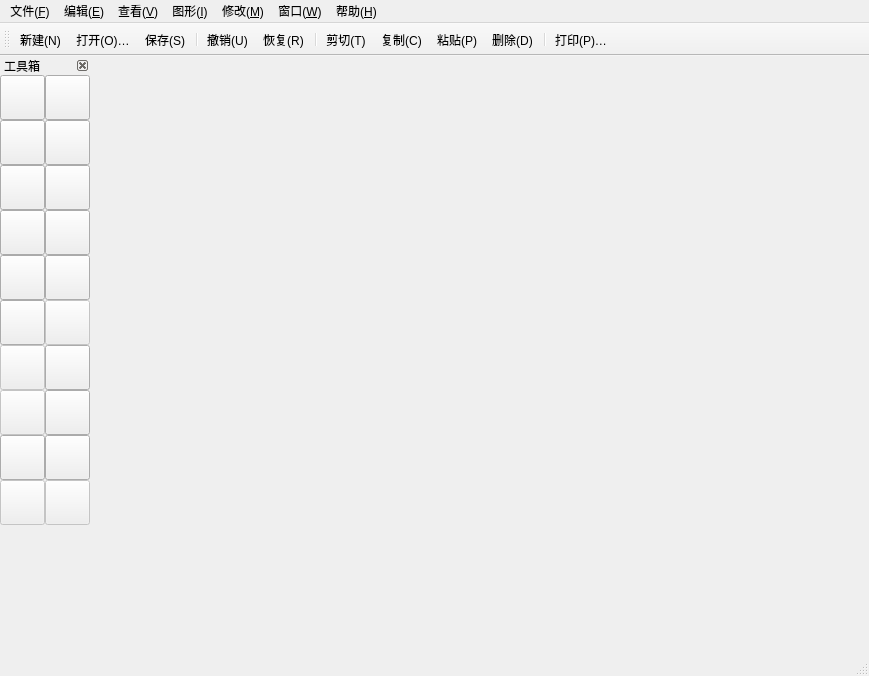
<?xml version="1.0" encoding="UTF-8"?>
<ui version="4.0">
 <class>MainWindow</class>
 <widget class="QMainWindow" name="MainWindow">
  <property name="geometry">
   <rect>
    <x>0</x>
    <y>0</y>
    <width>869</width>
    <height>676</height>
   </rect>
  </property>
  <property name="mouseTracking">
   <bool>true</bool>
  </property>
  <property name="tabletTracking">
   <bool>false</bool>
  </property>
  <property name="windowTitle">
   <string>MainWindow</string>
  </property>
  <widget class="QWidget" name="centralWidget">
   <widget class="DrawWidget" name="widget" native="true">
    <property name="enabled">
     <bool>true</bool>
    </property>
    <property name="geometry">
     <rect>
      <x>0</x>
      <y>0</y>
      <width>771</width>
      <height>571</height>
     </rect>
    </property>
    <property name="mouseTracking">
     <bool>true</bool>
    </property>
    <property name="focusPolicy">
     <enum>Qt::ClickFocus</enum>
    </property>
   </widget>
  </widget>
  <widget class="QMenuBar" name="menuBar">
   <property name="geometry">
    <rect>
     <x>0</x>
     <y>0</y>
     <width>869</width>
     <height>26</height>
    </rect>
   </property>
   <widget class="QMenu" name="menu_F">
    <property name="title">
     <string>文件(&amp;F)</string>
    </property>
    <addaction name="action_newfile"/>
    <addaction name="action_open"/>
    <addaction name="action_close"/>
    <addaction name="action_save"/>
    <addaction name="action_save_as"/>
    <addaction name="separator"/>
    <addaction name="action_out_image"/>
    <addaction name="separator"/>
    <addaction name="action_print"/>
    <addaction name="action_print_preview"/>
    <addaction name="action_print_set"/>
    <addaction name="separator"/>
    <addaction name="separator"/>
   </widget>
   <widget class="QMenu" name="menu_E">
    <property name="title">
     <string>编辑(&amp;E)</string>
    </property>
    <addaction name="action_revoke"/>
    <addaction name="action_recovery"/>
    <addaction name="separator"/>
    <addaction name="action_shear"/>
    <addaction name="action_copy"/>
    <addaction name="action_paste"/>
    <addaction name="action_delete"/>
   </widget>
   <widget class="QMenu" name="menu_V">
    <property name="title">
     <string>查看(&amp;V)</string>
    </property>
    <addaction name="action_toolbar"/>
    <addaction name="action_statubar"/>
    <addaction name="separator"/>
    <addaction name="action_toolbox"/>
    <addaction name="action_attribute_panel"/>
   </widget>
   <widget class="QMenu" name="menu_I">
    <property name="title">
     <string>图形(&amp;I)</string>
    </property>
    <addaction name="action_line"/>
    <addaction name="action_broken_line"/>
    <addaction name="action_rect"/>
    <addaction name="action_ellipse"/>
    <addaction name="action_curve"/>
    <addaction name="action_polygon"/>
   </widget>
   <widget class="QMenu" name="menu_M">
    <property name="title">
     <string>修改(&amp;M)</string>
    </property>
    <widget class="QMenu" name="menu_T">
     <property name="title">
      <string>转换(&amp;T)</string>
     </property>
     <addaction name="action_scale"/>
     <addaction name="action_rotate"/>
     <addaction name="separator"/>
     <addaction name="action_90_clockwise"/>
     <addaction name="action_90_anti_clockwise"/>
     <addaction name="action_180rotate"/>
     <addaction name="separator"/>
     <addaction name="action_horizontal_flip"/>
     <addaction name="action_vertical_flip"/>
    </widget>
    <widget class="QMenu" name="menu_C">
     <property name="geometry">
      <rect>
       <x>650</x>
       <y>195</y>
       <width>161</width>
       <height>237</height>
      </rect>
     </property>
     <property name="title">
      <string>颜色(&amp;C)</string>
     </property>
     <addaction name="action_ink_bottle"/>
     <addaction name="action_paint_pot"/>
     <addaction name="action_straw"/>
     <addaction name="separator"/>
     <addaction name="action_depict_color"/>
     <addaction name="action_fill_color"/>
     <addaction name="action_default_color"/>
     <addaction name="action_no_color"/>
    </widget>
    <widget class="QMenu" name="menu_O">
     <property name="title">
      <string>排序(&amp;O)</string>
     </property>
     <addaction name="action_move_top"/>
     <addaction name="action_move_up"/>
     <addaction name="action_move_down"/>
     <addaction name="action_move_bottom"/>
    </widget>
    <addaction name="action_select"/>
    <addaction name="action_adjust"/>
    <addaction name="menu_T"/>
    <addaction name="menu_C"/>
    <addaction name="separator"/>
    <addaction name="menu_O"/>
   </widget>
   <widget class="QMenu" name="menu_W">
    <property name="title">
     <string>窗口(&amp;W)</string>
    </property>
   </widget>
   <widget class="QMenu" name="menu_H">
    <property name="title">
     <string>帮助(&amp;H)</string>
    </property>
    <addaction name="action_use"/>
    <addaction name="action_about"/>
   </widget>
   <addaction name="menu_F"/>
   <addaction name="menu_E"/>
   <addaction name="menu_V"/>
   <addaction name="menu_I"/>
   <addaction name="menu_M"/>
   <addaction name="menu_W"/>
   <addaction name="menu_H"/>
  </widget>
  <widget class="QStatusBar" name="statusBar"/>
  <widget class="QToolBar" name="toolBar">
   <property name="windowTitle">
    <string>toolBar</string>
   </property>
   <attribute name="toolBarArea">
    <enum>TopToolBarArea</enum>
   </attribute>
   <attribute name="toolBarBreak">
    <bool>false</bool>
   </attribute>
   <addaction name="action_newfile"/>
   <addaction name="action_open"/>
   <addaction name="action_save"/>
   <addaction name="separator"/>
   <addaction name="action_revoke"/>
   <addaction name="action_recovery"/>
   <addaction name="separator"/>
   <addaction name="action_shear"/>
   <addaction name="action_copy"/>
   <addaction name="action_paste"/>
   <addaction name="action_delete"/>
   <addaction name="separator"/>
   <addaction name="action_print"/>
  </widget>
  <widget class="QDockWidget" name="dockWidget_3">
   <property name="minimumSize">
    <size>
     <width>90</width>
     <height>585</height>
    </size>
   </property>
   <property name="maximumSize">
    <size>
     <width>90</width>
     <height>585</height>
    </size>
   </property>
   <property name="features">
    <set>QDockWidget::DockWidgetClosable|QDockWidget::DockWidgetMovable</set>
   </property>
   <property name="allowedAreas">
    <set>Qt::LeftDockWidgetArea</set>
   </property>
   <property name="windowTitle">
    <string>工具箱</string>
   </property>
   <attribute name="dockWidgetArea">
    <number>1</number>
   </attribute>
   <widget class="QWidget" name="dockWidgetContents_3">
    <widget class="QPushButton" name="Button_selsct">
     <property name="geometry">
      <rect>
       <x>0</x>
       <y>0</y>
       <width>45</width>
       <height>45</height>
      </rect>
     </property>
     <property name="text">
      <string/>
     </property>
     <property name="icon">
      <iconset resource="icon.qrc">
       <normaloff>:/icon/2x_cursor.png</normaloff>:/icon/2x_cursor.png</iconset>
     </property>
     <property name="iconSize">
      <size>
       <width>45</width>
       <height>45</height>
      </size>
     </property>
     <property name="checkable">
      <bool>true</bool>
     </property>
     <property name="checked">
      <bool>false</bool>
     </property>
    </widget>
    <widget class="QPushButton" name="Button_adjust">
     <property name="geometry">
      <rect>
       <x>45</x>
       <y>0</y>
       <width>45</width>
       <height>45</height>
      </rect>
     </property>
     <property name="text">
      <string/>
     </property>
     <property name="icon">
      <iconset resource="icon.qrc">
       <normaloff>:/icon/cursorcurse.png</normaloff>:/icon/cursorcurse.png</iconset>
     </property>
     <property name="iconSize">
      <size>
       <width>45</width>
       <height>45</height>
      </size>
     </property>
     <property name="checkable">
      <bool>true</bool>
     </property>
    </widget>
    <widget class="QPushButton" name="Button_line">
     <property name="geometry">
      <rect>
       <x>0</x>
       <y>45</y>
       <width>45</width>
       <height>45</height>
      </rect>
     </property>
     <property name="text">
      <string/>
     </property>
     <property name="icon">
      <iconset resource="icon.qrc">
       <normaloff>:/icon/line.png</normaloff>:/icon/line.png</iconset>
     </property>
     <property name="iconSize">
      <size>
       <width>45</width>
       <height>45</height>
      </size>
     </property>
     <property name="checkable">
      <bool>true</bool>
     </property>
    </widget>
    <widget class="QPushButton" name="Button_polyline">
     <property name="geometry">
      <rect>
       <x>45</x>
       <y>45</y>
       <width>45</width>
       <height>45</height>
      </rect>
     </property>
     <property name="text">
      <string/>
     </property>
     <property name="icon">
      <iconset resource="icon.qrc">
       <normaloff>:/icon/polyline.png</normaloff>:/icon/polyline.png</iconset>
     </property>
     <property name="iconSize">
      <size>
       <width>45</width>
       <height>45</height>
      </size>
     </property>
     <property name="checkable">
      <bool>true</bool>
     </property>
    </widget>
    <widget class="QPushButton" name="Button_rect">
     <property name="geometry">
      <rect>
       <x>0</x>
       <y>90</y>
       <width>45</width>
       <height>45</height>
      </rect>
     </property>
     <property name="text">
      <string/>
     </property>
     <property name="icon">
      <iconset resource="icon.qrc">
       <normaloff>:/icon/2x_after effects-icon.png</normaloff>:/icon/2x_after effects-icon.png</iconset>
     </property>
     <property name="iconSize">
      <size>
       <width>45</width>
       <height>45</height>
      </size>
     </property>
     <property name="checkable">
      <bool>true</bool>
     </property>
    </widget>
    <widget class="QPushButton" name="Button_ellipse">
     <property name="geometry">
      <rect>
       <x>45</x>
       <y>90</y>
       <width>45</width>
       <height>45</height>
      </rect>
     </property>
     <property name="text">
      <string/>
     </property>
     <property name="icon">
      <iconset resource="icon.qrc">
       <normaloff>:/icon/2x_ellipse.png</normaloff>:/icon/2x_ellipse.png</iconset>
     </property>
     <property name="iconSize">
      <size>
       <width>45</width>
       <height>45</height>
      </size>
     </property>
     <property name="checkable">
      <bool>true</bool>
     </property>
    </widget>
    <widget class="QPushButton" name="Button_curse">
     <property name="geometry">
      <rect>
       <x>0</x>
       <y>135</y>
       <width>45</width>
       <height>45</height>
      </rect>
     </property>
     <property name="text">
      <string/>
     </property>
     <property name="icon">
      <iconset resource="icon.qrc">
       <normaloff>:/icon/curse.png</normaloff>:/icon/curse.png</iconset>
     </property>
     <property name="iconSize">
      <size>
       <width>45</width>
       <height>45</height>
      </size>
     </property>
     <property name="checkable">
      <bool>true</bool>
     </property>
    </widget>
    <widget class="QPushButton" name="Button_polygon">
     <property name="geometry">
      <rect>
       <x>45</x>
       <y>135</y>
       <width>45</width>
       <height>45</height>
      </rect>
     </property>
     <property name="text">
      <string/>
     </property>
     <property name="icon">
      <iconset resource="icon.qrc">
       <normaloff>:/icon/polygon.png</normaloff>:/icon/polygon.png</iconset>
     </property>
     <property name="iconSize">
      <size>
       <width>45</width>
       <height>45</height>
      </size>
     </property>
     <property name="checkable">
      <bool>true</bool>
     </property>
    </widget>
    <widget class="QPushButton" name="Button_lnk">
     <property name="geometry">
      <rect>
       <x>0</x>
       <y>180</y>
       <width>45</width>
       <height>45</height>
      </rect>
     </property>
     <property name="text">
      <string/>
     </property>
     <property name="icon">
      <iconset resource="icon.qrc">
       <normaloff>:/icon/2x_ink.png</normaloff>:/icon/2x_ink.png</iconset>
     </property>
     <property name="iconSize">
      <size>
       <width>45</width>
       <height>45</height>
      </size>
     </property>
     <property name="checkable">
      <bool>true</bool>
     </property>
    </widget>
    <widget class="QPushButton" name="Button_pot">
     <property name="geometry">
      <rect>
       <x>45</x>
       <y>180</y>
       <width>45</width>
       <height>45</height>
      </rect>
     </property>
     <property name="text">
      <string/>
     </property>
     <property name="icon">
      <iconset resource="icon.qrc">
       <normaloff>:/icon/2x_paint.png</normaloff>:/icon/2x_paint.png</iconset>
     </property>
     <property name="iconSize">
      <size>
       <width>45</width>
       <height>45</height>
      </size>
     </property>
     <property name="checkable">
      <bool>true</bool>
     </property>
    </widget>
    <widget class="QPushButton" name="Button_straw">
     <property name="geometry">
      <rect>
       <x>0</x>
       <y>225</y>
       <width>45</width>
       <height>45</height>
      </rect>
     </property>
     <property name="text">
      <string/>
     </property>
     <property name="icon">
      <iconset resource="icon.qrc">
       <normaloff>:/icon/2x_eyedroper.png</normaloff>:/icon/2x_eyedroper.png</iconset>
     </property>
     <property name="iconSize">
      <size>
       <width>45</width>
       <height>45</height>
      </size>
     </property>
     <property name="checkable">
      <bool>true</bool>
     </property>
    </widget>
    <widget class="QPushButton" name="Button_lnkcolor">
     <property name="geometry">
      <rect>
       <x>45</x>
       <y>270</y>
       <width>45</width>
       <height>45</height>
      </rect>
     </property>
     <property name="text">
      <string/>
     </property>
     <property name="iconSize">
      <size>
       <width>40</width>
       <height>40</height>
      </size>
     </property>
    </widget>
    <widget class="QPushButton" name="Button_showlnk">
     <property name="enabled">
      <bool>false</bool>
     </property>
     <property name="geometry">
      <rect>
       <x>0</x>
       <y>270</y>
       <width>45</width>
       <height>45</height>
      </rect>
     </property>
     <property name="text">
      <string/>
     </property>
     <property name="icon">
      <iconset resource="icon.qrc">
       <normaloff>:/icon/2x_ink.png</normaloff>:/icon/2x_ink.png</iconset>
     </property>
     <property name="iconSize">
      <size>
       <width>45</width>
       <height>45</height>
      </size>
     </property>
     <property name="checkable">
      <bool>true</bool>
     </property>
    </widget>
    <widget class="QPushButton" name="Button_showpot">
     <property name="enabled">
      <bool>false</bool>
     </property>
     <property name="geometry">
      <rect>
       <x>0</x>
       <y>315</y>
       <width>45</width>
       <height>45</height>
      </rect>
     </property>
     <property name="text">
      <string/>
     </property>
     <property name="icon">
      <iconset resource="icon.qrc">
       <normaloff>:/icon/2x_paint.png</normaloff>:/icon/2x_paint.png</iconset>
     </property>
     <property name="iconSize">
      <size>
       <width>45</width>
       <height>45</height>
      </size>
     </property>
     <property name="checkable">
      <bool>true</bool>
     </property>
    </widget>
    <widget class="QPushButton" name="Button_potcolor">
     <property name="geometry">
      <rect>
       <x>45</x>
       <y>315</y>
       <width>45</width>
       <height>45</height>
      </rect>
     </property>
     <property name="text">
      <string/>
     </property>
     <property name="iconSize">
      <size>
       <width>40</width>
       <height>40</height>
      </size>
     </property>
    </widget>
    <widget class="QPushButton" name="Button_defaultcolor">
     <property name="geometry">
      <rect>
       <x>0</x>
       <y>360</y>
       <width>45</width>
       <height>45</height>
      </rect>
     </property>
     <property name="text">
      <string/>
     </property>
     <property name="icon">
      <iconset resource="icon.qrc">
       <normaloff>:/icon/default.png</normaloff>:/icon/default.png</iconset>
     </property>
     <property name="iconSize">
      <size>
       <width>45</width>
       <height>45</height>
      </size>
     </property>
     <property name="checkable">
      <bool>true</bool>
     </property>
    </widget>
    <widget class="QPushButton" name="Button_nocolor">
     <property name="enabled">
      <bool>true</bool>
     </property>
     <property name="geometry">
      <rect>
       <x>45</x>
       <y>360</y>
       <width>45</width>
       <height>45</height>
      </rect>
     </property>
     <property name="text">
      <string/>
     </property>
     <property name="icon">
      <iconset resource="icon.qrc">
       <normaloff>:/icon/nocolor.png</normaloff>:/icon/nocolor.png</iconset>
     </property>
     <property name="iconSize">
      <size>
       <width>45</width>
       <height>45</height>
      </size>
     </property>
     <property name="checkable">
      <bool>true</bool>
     </property>
    </widget>
    <widget class="QPushButton" name="Button_scale">
     <property name="enabled">
      <bool>false</bool>
     </property>
     <property name="geometry">
      <rect>
       <x>0</x>
       <y>405</y>
       <width>45</width>
       <height>45</height>
      </rect>
     </property>
     <property name="text">
      <string/>
     </property>
     <property name="icon">
      <iconset resource="icon.qrc">
       <normaloff>:/icon/scale.png</normaloff>:/icon/scale.png</iconset>
     </property>
     <property name="iconSize">
      <size>
       <width>45</width>
       <height>45</height>
      </size>
     </property>
     <property name="checkable">
      <bool>true</bool>
     </property>
    </widget>
    <widget class="QPushButton" name="Button_rotate">
     <property name="enabled">
      <bool>false</bool>
     </property>
     <property name="geometry">
      <rect>
       <x>45</x>
       <y>405</y>
       <width>45</width>
       <height>45</height>
      </rect>
     </property>
     <property name="text">
      <string/>
     </property>
     <property name="icon">
      <iconset resource="icon.qrc">
       <normaloff>:/icon/2x_left-rotate.png</normaloff>:/icon/2x_left-rotate.png</iconset>
     </property>
     <property name="iconSize">
      <size>
       <width>45</width>
       <height>45</height>
      </size>
     </property>
     <property name="checkable">
      <bool>true</bool>
     </property>
    </widget>
    <widget class="QPushButton" name="Button_none">
     <property name="enabled">
      <bool>false</bool>
     </property>
     <property name="geometry">
      <rect>
       <x>45</x>
       <y>225</y>
       <width>45</width>
       <height>45</height>
      </rect>
     </property>
     <property name="text">
      <string/>
     </property>
     <property name="iconSize">
      <size>
       <width>45</width>
       <height>45</height>
      </size>
     </property>
    </widget>
   </widget>
  </widget>
  <action name="action_newfile">
   <property name="checkable">
    <bool>false</bool>
   </property>
   <property name="icon">
    <iconset resource="icon.qrc">
     <normaloff>:/icon/2x_file.png</normaloff>:/icon/2x_file.png</iconset>
   </property>
   <property name="text">
    <string>新建(&amp;N)      </string>
   </property>
   <property name="toolTip">
    <string>新建(N)</string>
   </property>
   <property name="shortcut">
    <string>Ctrl+N</string>
   </property>
  </action>
  <action name="action_open">
   <property name="icon">
    <iconset resource="icon.qrc">
     <normaloff>:/icon/2x_folder.png</normaloff>:/icon/2x_folder.png</iconset>
   </property>
   <property name="text">
    <string>打开(&amp;O)… </string>
   </property>
   <property name="shortcut">
    <string>Ctrl+O</string>
   </property>
  </action>
  <action name="action_close">
   <property name="text">
    <string>关闭(&amp;C)</string>
   </property>
  </action>
  <action name="action_save">
   <property name="icon">
    <iconset resource="icon.qrc">
     <normaloff>:/icon/save.png</normaloff>:/icon/save.png</iconset>
   </property>
   <property name="text">
    <string>保存(&amp;S)</string>
   </property>
   <property name="toolTip">
    <string>保存(S)</string>
   </property>
   <property name="shortcut">
    <string>Ctrl+S</string>
   </property>
  </action>
  <action name="action_save_as">
   <property name="text">
    <string>另存为(&amp;A)…</string>
   </property>
  </action>
  <action name="action_print">
   <property name="icon">
    <iconset resource="icon.qrc">
     <normaloff>:/icon/2x_printer.png</normaloff>:/icon/2x_printer.png</iconset>
   </property>
   <property name="text">
    <string>打印(&amp;P)…</string>
   </property>
   <property name="shortcut">
    <string>Ctrl+P</string>
   </property>
  </action>
  <action name="action_print_preview">
   <property name="text">
    <string>打印预览(&amp;V)</string>
   </property>
  </action>
  <action name="action_print_set">
   <property name="text">
    <string>打印设置(&amp;R)…</string>
   </property>
  </action>
  <action name="action_quit">
   <property name="text">
    <string>退出(&amp;X)</string>
   </property>
  </action>
  <action name="action_revoke">
   <property name="icon">
    <iconset resource="icon.qrc">
     <normaloff>:/icon/2x_reload.png</normaloff>:/icon/2x_reload.png</iconset>
   </property>
   <property name="text">
    <string>撤销(&amp;U)</string>
   </property>
   <property name="shortcut">
    <string>Ctrl+Z</string>
   </property>
  </action>
  <action name="action_recovery">
   <property name="icon">
    <iconset resource="icon.qrc">
     <normaloff>:/icon/2x_anti-reload.png</normaloff>:/icon/2x_anti-reload.png</iconset>
   </property>
   <property name="text">
    <string>恢复(&amp;R)</string>
   </property>
   <property name="shortcut">
    <string>Ctrl+Y</string>
   </property>
  </action>
  <action name="action_shear">
   <property name="icon">
    <iconset resource="icon.qrc">
     <normaloff>:/icon/2x_scissor.png</normaloff>:/icon/2x_scissor.png</iconset>
   </property>
   <property name="text">
    <string>剪切(&amp;T)</string>
   </property>
   <property name="shortcut">
    <string>Ctrl+X</string>
   </property>
  </action>
  <action name="action_copy">
   <property name="icon">
    <iconset resource="icon.qrc">
     <normaloff>:/icon/2x_file-2.png</normaloff>:/icon/2x_file-2.png</iconset>
   </property>
   <property name="text">
    <string>复制(&amp;C)</string>
   </property>
   <property name="shortcut">
    <string>Ctrl+C</string>
   </property>
  </action>
  <action name="action_paste">
   <property name="icon">
    <iconset resource="icon.qrc">
     <normaloff>:/icon/3.png</normaloff>:/icon/3.png</iconset>
   </property>
   <property name="text">
    <string>粘贴(&amp;P)</string>
   </property>
   <property name="shortcut">
    <string>Ctrl+V</string>
   </property>
  </action>
  <action name="action_delete">
   <property name="icon">
    <iconset resource="icon.qrc">
     <normaloff>:/icon/x.png</normaloff>:/icon/x.png</iconset>
   </property>
   <property name="text">
    <string>删除(&amp;D)</string>
   </property>
   <property name="shortcut">
    <string>Del</string>
   </property>
  </action>
  <action name="action_toolbar">
   <property name="checkable">
    <bool>true</bool>
   </property>
   <property name="checked">
    <bool>true</bool>
   </property>
   <property name="enabled">
    <bool>true</bool>
   </property>
   <property name="text">
    <string>工具栏(&amp;T)</string>
   </property>
   <property name="visible">
    <bool>true</bool>
   </property>
  </action>
  <action name="action_statubar">
   <property name="checkable">
    <bool>true</bool>
   </property>
   <property name="checked">
    <bool>true</bool>
   </property>
   <property name="text">
    <string>状态栏(&amp;S)</string>
   </property>
  </action>
  <action name="action_toolbox">
   <property name="checkable">
    <bool>true</bool>
   </property>
   <property name="text">
    <string>工具箱(&amp;B)</string>
   </property>
   <property name="shortcut">
    <string>F2</string>
   </property>
  </action>
  <action name="action_attribute_panel">
   <property name="text">
    <string>属性面板(&amp;P)</string>
   </property>
   <property name="shortcut">
    <string>F3</string>
   </property>
  </action>
  <action name="action_line">
   <property name="icon">
    <iconset>
     <normaloff>:/icon/22</normaloff>:/icon/22</iconset>
   </property>
   <property name="text">
    <string>直线(&amp;L)</string>
   </property>
  </action>
  <action name="action_broken_line">
   <property name="icon">
    <iconset>
     <normaloff>:/icon/24</normaloff>:/icon/24</iconset>
   </property>
   <property name="text">
    <string>折线(&amp;P)</string>
   </property>
  </action>
  <action name="action_rect">
   <property name="icon">
    <iconset>
     <normaloff>:/icon/4</normaloff>:/icon/4</iconset>
   </property>
   <property name="text">
    <string>矩形(&amp;R)</string>
   </property>
  </action>
  <action name="action_ellipse">
   <property name="icon">
    <iconset>
     <normaloff>:/icon/7</normaloff>:/icon/7</iconset>
   </property>
   <property name="text">
    <string>椭圆(&amp;E)</string>
   </property>
  </action>
  <action name="action_curve">
   <property name="icon">
    <iconset>
     <normaloff>:/icon/18</normaloff>:/icon/18</iconset>
   </property>
   <property name="text">
    <string>曲线(&amp;C)</string>
   </property>
  </action>
  <action name="action_polygon">
   <property name="icon">
    <iconset>
     <normaloff>:/icon/23</normaloff>:/icon/23</iconset>
   </property>
   <property name="text">
    <string>多边形(&amp;G)</string>
   </property>
  </action>
  <action name="action_select">
   <property name="checkable">
    <bool>true</bool>
   </property>
   <property name="checked">
    <bool>false</bool>
   </property>
   <property name="icon">
    <iconset>
     <normaloff>:/icon/6</normaloff>:/icon/6</iconset>
   </property>
   <property name="text">
    <string>选取(&amp;S)</string>
   </property>
  </action>
  <action name="action_adjust">
   <property name="icon">
    <iconset>
     <normaloff>:/icon/19</normaloff>:/icon/19</iconset>
   </property>
   <property name="text">
    <string>调整(&amp;A)</string>
   </property>
  </action>
  <action name="action_scale">
   <property name="text">
    <string>缩放(&amp;S)</string>
   </property>
  </action>
  <action name="action_rotate">
   <property name="text">
    <string>旋转(&amp;R)</string>
   </property>
  </action>
  <action name="action_90_clockwise">
   <property name="text">
    <string>顺时针旋转90度(&amp;W)</string>
   </property>
   <property name="shortcut">
    <string>Ctrl+Right</string>
   </property>
  </action>
  <action name="action_90_anti_clockwise">
   <property name="text">
    <string>逆时针旋转90度(&amp;C)</string>
   </property>
   <property name="shortcut">
    <string>Ctrl+Left</string>
   </property>
  </action>
  <action name="action_180rotate">
   <property name="text">
    <string>旋转180度(&amp;R)</string>
   </property>
  </action>
  <action name="action_horizontal_flip">
   <property name="text">
    <string>水平翻转(&amp;H)</string>
   </property>
   <property name="shortcut">
    <string>Ctrl+Shift+Right</string>
   </property>
  </action>
  <action name="action_vertical_flip">
   <property name="text">
    <string>垂直翻转(&amp;V)</string>
   </property>
   <property name="shortcut">
    <string>Ctrl+Shift+Left</string>
   </property>
  </action>
  <action name="action_ink_bottle">
   <property name="checkable">
    <bool>true</bool>
   </property>
   <property name="icon">
    <iconset>
     <normaloff>:/icon/12</normaloff>:/icon/12</iconset>
   </property>
   <property name="text">
    <string>墨水瓶(&amp;I)</string>
   </property>
  </action>
  <action name="action_paint_pot">
   <property name="checkable">
    <bool>true</bool>
   </property>
   <property name="icon">
    <iconset>
     <normaloff>:/icon/14</normaloff>:/icon/14</iconset>
   </property>
   <property name="text">
    <string>油漆桶(&amp;B)</string>
   </property>
  </action>
  <action name="action_straw">
   <property name="checkable">
    <bool>true</bool>
   </property>
   <property name="icon">
    <iconset>
     <normaloff>:/icon/8</normaloff>:/icon/8</iconset>
   </property>
   <property name="text">
    <string>吸管(&amp;E)</string>
   </property>
  </action>
  <action name="action_depict_color">
   <property name="text">
    <string>描绘颜色(&amp;P)…</string>
   </property>
  </action>
  <action name="action_fill_color">
   <property name="text">
    <string>填充颜色(&amp;F)…</string>
   </property>
  </action>
  <action name="action_default_color">
   <property name="text">
    <string>默认颜色(&amp;D)</string>
   </property>
  </action>
  <action name="action_no_color">
   <property name="text">
    <string>没有颜色(&amp;N)</string>
   </property>
  </action>
  <action name="action_move_top">
   <property name="text">
    <string>移到最上(&amp;T)</string>
   </property>
   <property name="shortcut">
    <string>Ctrl+Shift+Up</string>
   </property>
  </action>
  <action name="action_move_up">
   <property name="text">
    <string>上移一层(&amp;U)</string>
   </property>
   <property name="shortcut">
    <string>Ctrl+Up</string>
   </property>
  </action>
  <action name="action_move_down">
   <property name="text">
    <string>下移一层(&amp;D)</string>
   </property>
   <property name="shortcut">
    <string>Ctrl+Down</string>
   </property>
  </action>
  <action name="action_move_bottom">
   <property name="text">
    <string>移到最下(&amp;B)</string>
   </property>
   <property name="shortcut">
    <string>Ctrl+Shift+Down</string>
   </property>
  </action>
  <action name="action_use">
   <property name="text">
    <string>使用</string>
   </property>
  </action>
  <action name="action_about">
   <property name="text">
    <string>关于</string>
   </property>
  </action>
  <action name="action_out_image">
   <property name="text">
    <string>导出</string>
   </property>
  </action>
 </widget>
 <layoutdefault spacing="6" margin="11"/>
 <customwidgets>
  <customwidget>
   <class>DrawWidget</class>
   <extends>QWidget</extends>
   <header location="global">drawwidget.h</header>
   <container>1</container>
  </customwidget>
 </customwidgets>
 <resources>
  <include location="icon.qrc"/>
 </resources>
 <connections/>
</ui>
